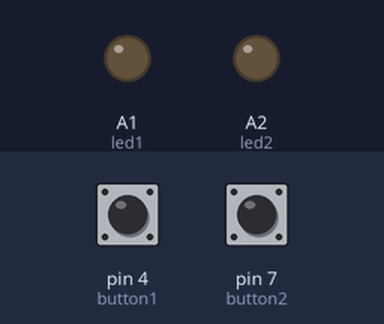
A sketch run on a simulated Arduino Uno, built with avr-gcc and run on an emulated ATmega328P. Shown: output pins drawn as LEDs (lit = HIGH). The test bench sets the inputs (shaded band); at power-on: pin 4 (button1) LOW, pin 7 (button2) LOW.

Above: at 1.2 s.
1.3 s: pin 4 (button1) pulled HIGH for 0.15 s
At 1.37 s:
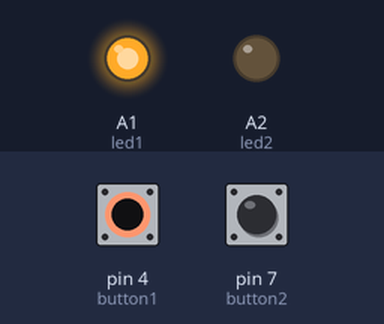
2.9 s: pin 7 (button2) pulled HIGH for 0.15 s
At 4.1 s:
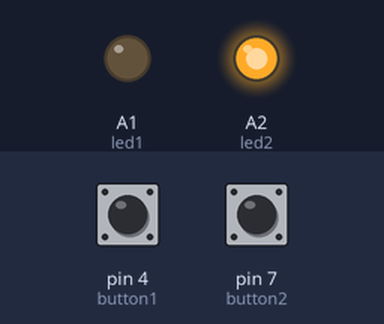
4.5 s: pin 4 (button1) pulled HIGH for 1 s
At 5.3 s:
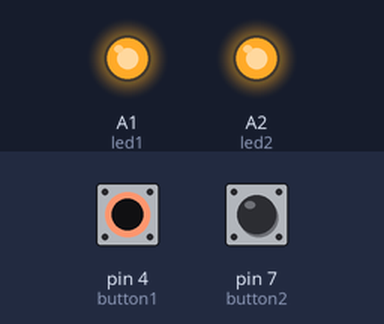
7.0 s: pin 4 (button1) pulled HIGH for 3.2 s
At 11.0 s:
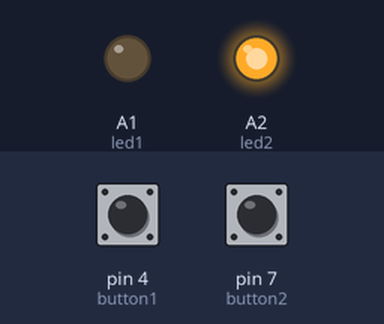
11.7 s: pin 7 (button2) pulled HIGH for 1 s
At 12.1 s:
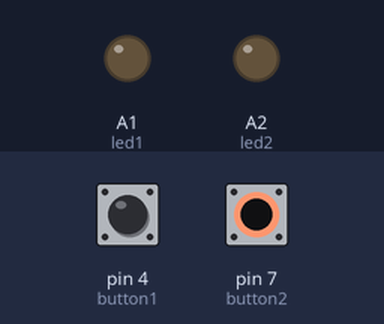
Timing chart, 0 to 14.7 s (numbered marks = the images above; inputs shaded):
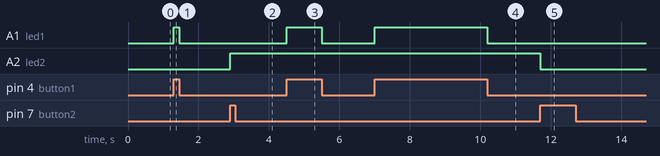

Measured:
- after the input at 1.3 s, A1 (led1): LOW → HIGH at once, → LOW 0.15 s later
- after the input at 2.9 s, A2 (led2): LOW → HIGH at once
- after the input at 4.5 s, A1 (led1): LOW → HIGH at once, → LOW 1.0 s later
- after the input at 7.0 s, A1 (led1): LOW → HIGH at once, → LOW 3.2 s later
- after the input at 11.7 s, A2 (led2): HIGH → LOW at once

The sketch:

007_led_is_pressed_permanently_and_temporarily.ino
```cpp
const int button1 = 4;     // кнопка для первого светодиода (моментальное включение)
const int led1 = A1;       // первый светодиод

const int button2 = 7;     // кнопка для второго светодиода (переключение)
const int led2 = A2;       // второй светодиод

bool led2State = false;    // состояние второго светодиода
bool button2LastState = LOW;

void setup() {
    pinMode(button1, INPUT);
    pinMode(led1, OUTPUT);

    pinMode(button2, INPUT);
    pinMode(led2, OUTPUT);

    Serial.begin(9600);
}

void loop() {
    // Первая часть (светодиод включается при нажатии кнопки, выключается при отпускании)
    int button1State = digitalRead(button1);
    digitalWrite(led1, button1State);

    // Вторая часть (переключение состояния светодиода)
    int button2State = digitalRead(button2);

    if (button2State == HIGH && button2LastState == LOW) {
        led2State = !led2State; // переключаем состояние
        digitalWrite(led2, led2State);
        delay(200); // защита от дребезга контактов
    }

    button2LastState = button2State; // сохраняем состояние кнопки
}
```
